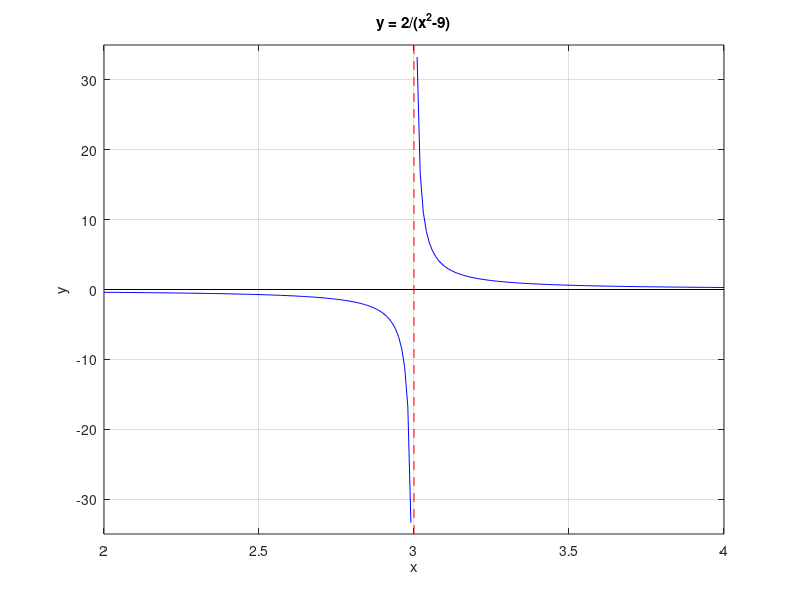

MATLAB code for this plot:
close all;

% The graph of  y = 2/(x^3-9)
x = 2:0.01:2.99;
y = 2*(x.^2-9).^(-1);
plot(x,y,'b')
hold on
grid on

x = 3.01:0.01:4;
y = 2*(x.^2-9).^(-1);
plot(x,y,'b')

% The x axis
x = 2:2:4;
y = 0.*x;
plot(x,y,'k')

% the vertical asymptote x=3
y = -35:70:35;
x = 0*y + 3;
plot(x,y,'--r');

% The title and the labels
xlabel('x')
ylabel('y')
title('y = 2/(x^2-9)')
axis([2,4,-35,35])
